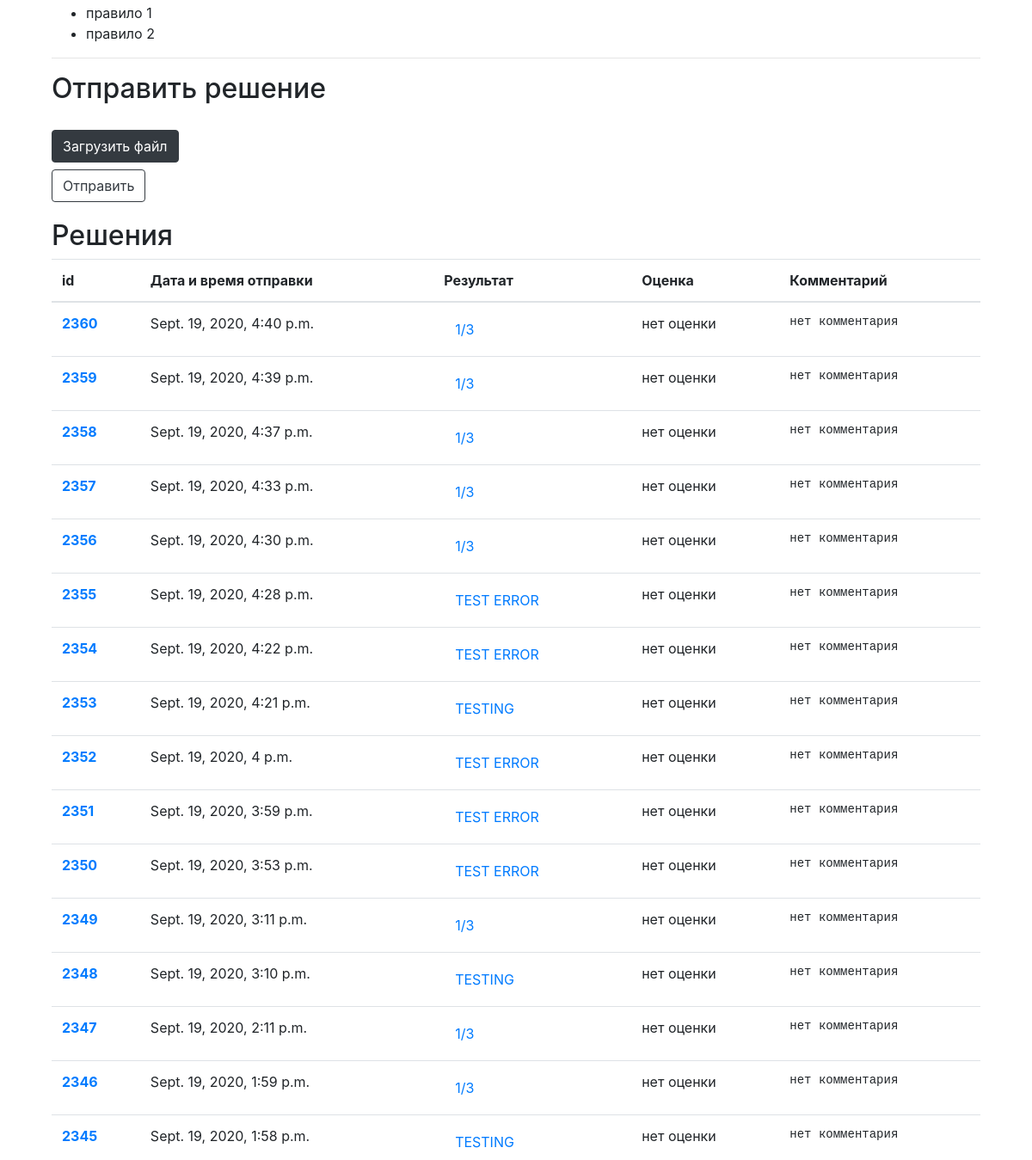
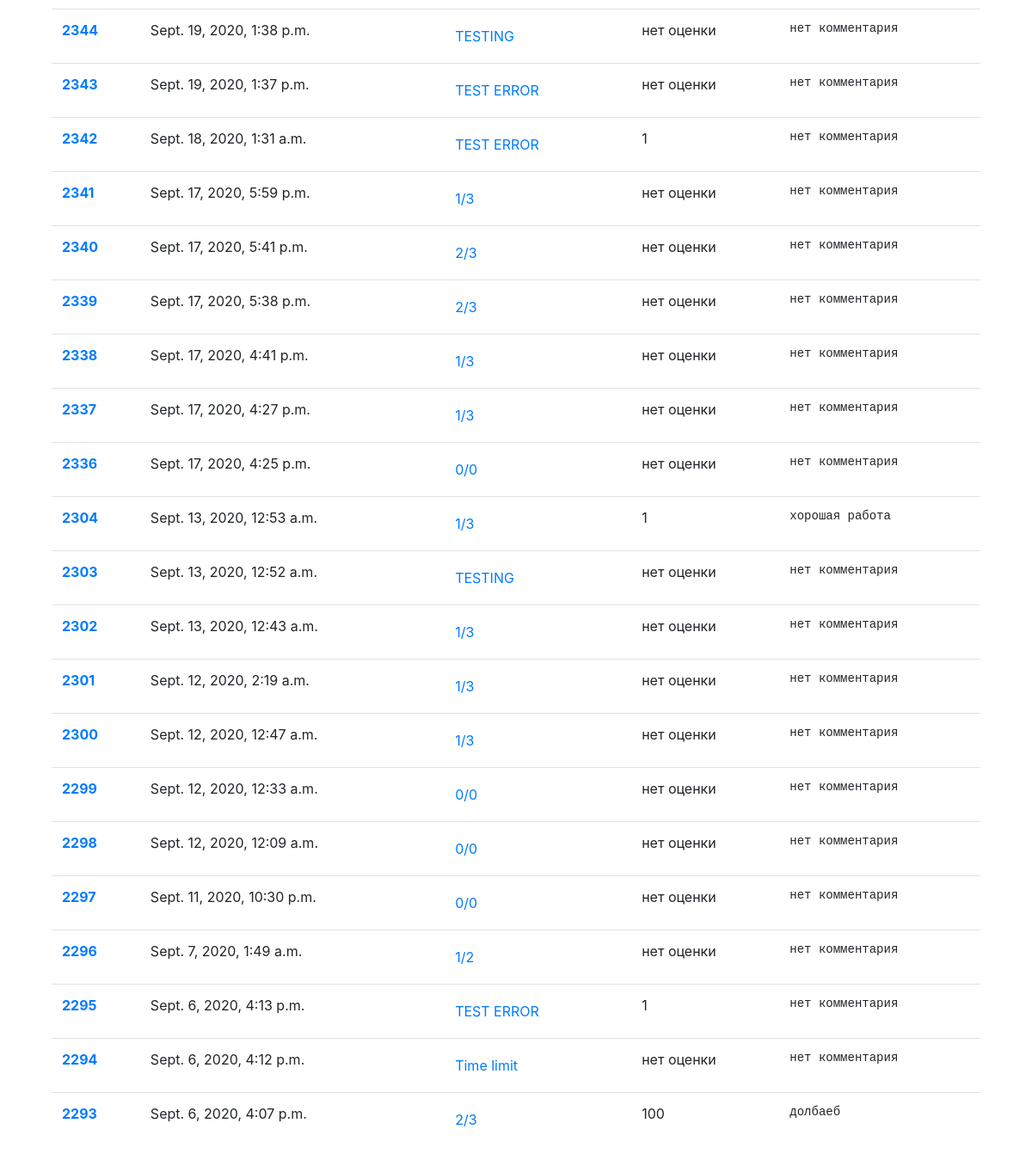
Page /task?id=1 (signed in, lower part) on the earlier database version (2 pictures, top to bottom).
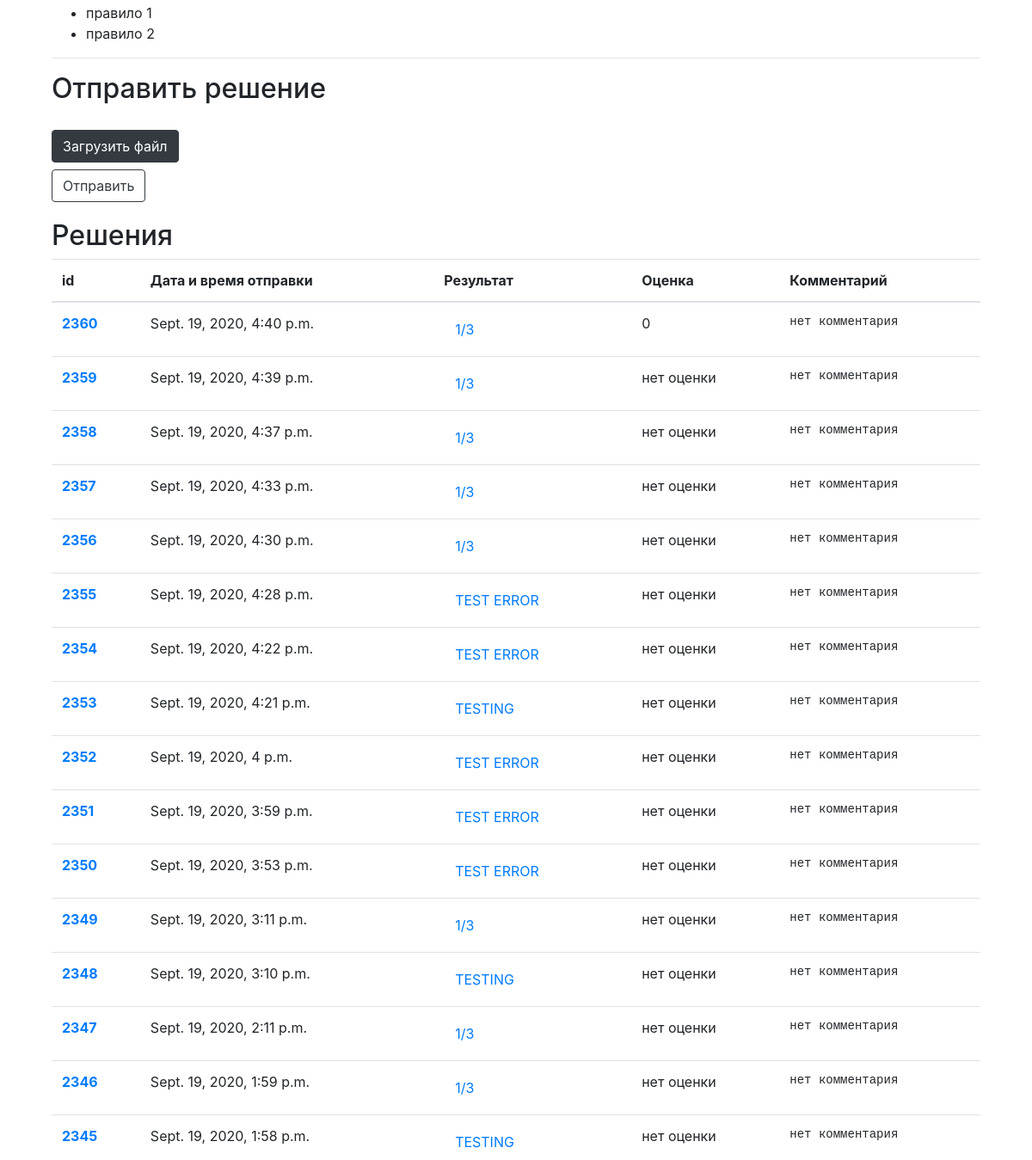
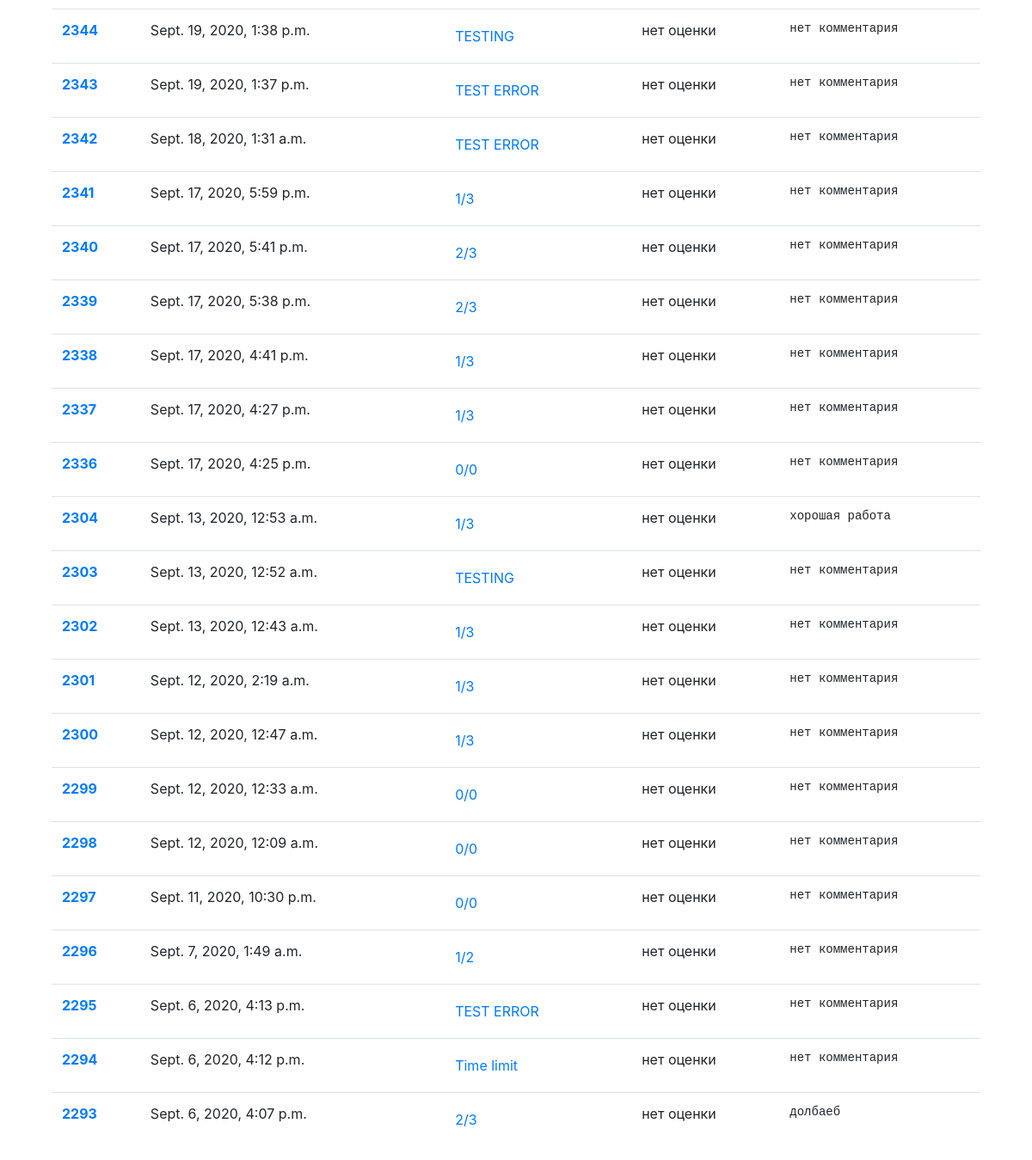
Same page on the later database version (2 pictures, top to bottom).
### Main/models.py (models this page shows, shortened)
class Solution(models.Model):
    task = models.ForeignKey(Task, on_delete=models.CASCADE)
    user = models.ForeignKey(User, on_delete=models.CASCADE)
    result = models.TextField()
    details = models.TextField(default='')
    time_sent = models.DateTimeField(null=True)
    mark = models.IntegerField(null=True)
    comment = models.TextField(default='')
    @property
    def mark_property(self):
        return str(self.mark) if self.mark is not None else 'нет оценки'
    @property
    def comment_property(self):
        return self.comment if self.comment else 'нет комментария'

### Main/views.py (the view, shortened to what this page needs)
# urls.py: path('task', views.task),
def task(request):
    current_task = Task.objects.get(id=request.GET['id'])
    user = request.user
    if not check_permission_block(user, current_task.block):
        return HttpResponseRedirect('/main')
    administrator = check_admin(user)
    can_send = len(Solution.objects.filter(user=request.user, task=current_task)) < current_task.max_solutions_count or administrator
    return render(request, 'task.html', context={'is_admin': administrator,
                                                 'task': current_task,
                                                 'solutions': reversed(Solution.objects.filter(task=current_task, user=user)),
                                                 'can_send': can_send,
                                                 'can_edit': check_admin_on_course(request.user, current_task.block.course)})

### Main/main.py (called while the page is built, shortened)
def check_login(user):
    return user.is_authenticated

def check_admin(user):
    if check_teacher(user):
        return True

def check_teacher(user):
    return user.is_staff and check_login(user)

def courses_available(user):
    if user.is_superuser:
        return Course.objects.all()
    else:
        return [s.course for s in Subscribe.objects.filter(user=user)]

def blocks_available(user):
    courses = courses_available(user)
    blocks = {}
    is_admin = check_admin(user)
    for course in courses:
        if is_admin:
            blocks[course] = Block.objects.filter(
                course=course
            )
    return blocks

def check_permission_block(user, block):
    blocks = blocks_available(user)
    for course in blocks.keys():
        if block in blocks[course]:
            return True
    return False

def check_admin_on_course(user, course):
    if user.is_superuser:
        return True
    try:
        s = Subscribe.objects.get(user=user, course=course)
    except ObjectDoesNotExist:
        return False
    return s.is_assistant or user.is_staff

### templates/task.html (shortened to what this page needs)
{% extends 'base_main.html' %}
{% block content %}
        {% autoescape off %}
            {{ task.legend }}
        {% endautoescape %}
            {% autoescape off %}
            {{ task.specifications }}
            {% endautoescape %}
        <hr>
        {% if can_send or can_edit %}
            <h2>Отправить решение</h2>
            <form action="" method="POST" enctype="multipart/form-data">
                <label for="file-upload" class="btn btn-dark" style="margin-top: 20px;">
                    Загрузить файл
                </label>
                <br><input type="submit" value="Отправить" class="btn btn-outline-dark">
            </form>
        {% endif %}
        <h2 style="margin-top: 20px;">Решения</h2>
        <table class="table">
            <thead>
                <tr>
                    <th scope="col">id</th>
                    <th scope="col">Дата и время отправки</th>
                    <th scope="col">Результат</th>
                    <th scope="col">Оценка</th>
                    <th scope="col">Комментарий</th>
                </tr>
            </thead>
            <tbody>
                {% for solution in solutions %}
                <tr>
                    <th scope="row">
                        <a href="/solution?id={{ solution.id }}">{{ solution.id }}</a>
                    </th>
                    <td>
                        {{ solution.time_sent }}
                    </td>
                    <td>
                        {% if can_edit or task.showable %}
                                <button type="button" class="btn btn-link" data-toggle="modal" data-target="#resultModalLong{{ solution.id }}">
                                  {{ solution.result }}
                                </button>
                        {% else %}
                                {{ solution.result }}
                        {% endif %}
                    </td>
                    <td>
                        {{ solution.mark_property }}
                    </td>
                    <td>
<pre>
{{ solution.comment_property }}
</pre>
                    </td>
                </tr>
            {% endfor %}
            </tbody>
        </table>
{% endblock %}

Differences in the rows shown:
changed Solution "Sept. 19, 2020, 4:40 p.m.": mark_property "нет оценки" → "0"
changed Solution "Sept. 18, 2020, 1:31 a.m.": mark_property "1" → "нет оценки"
changed Solution "Sept. 13, 2020, 12:53 a.m.": mark_property "1" → "нет оценки"
changed Solution "Sept. 6, 2020, 4:13 p.m.": mark_property "1" → "нет оценки"
changed Solution "Sept. 6, 2020, 4:07 p.m.": mark_property "100" → "нет оценки"
